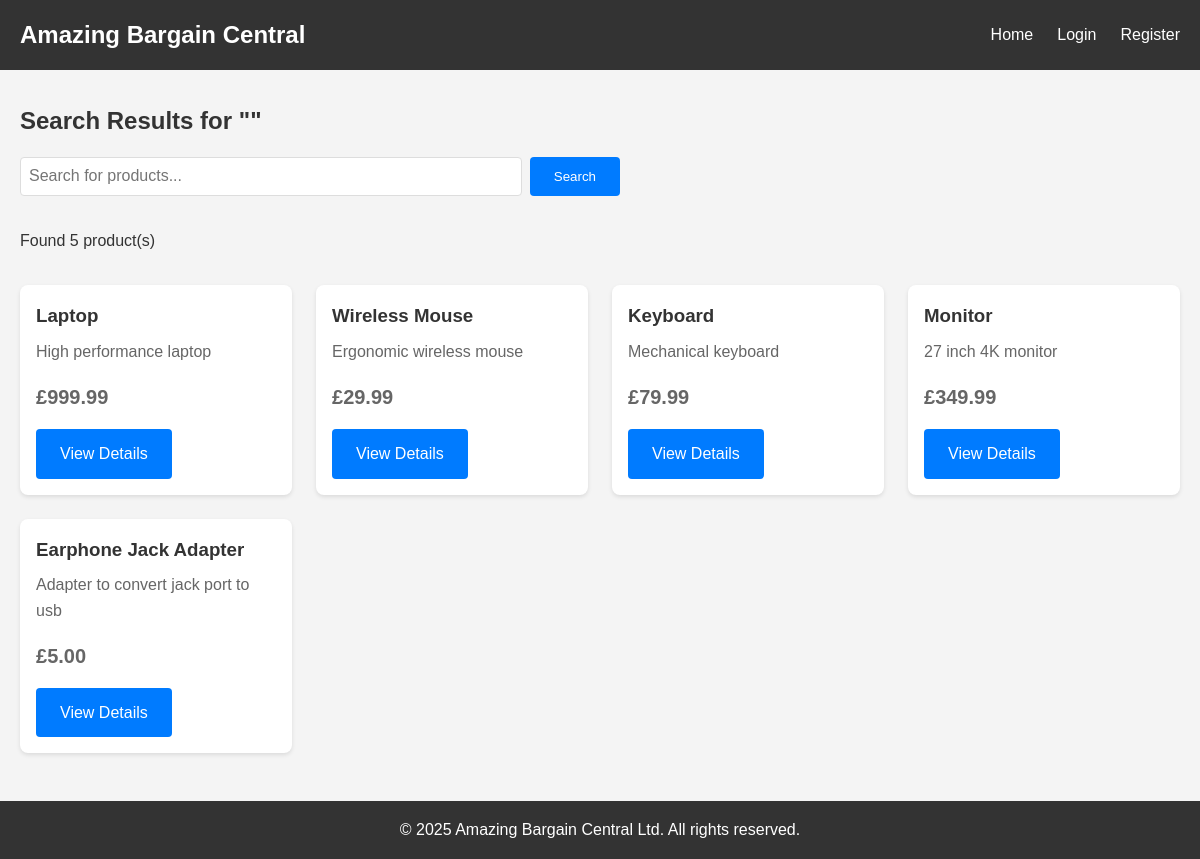
Screenshot of /search with the database file from the repository.
### tables this page shows
CREATE TABLE products (
            id INTEGER PRIMARY KEY AUTOINCREMENT,
            name TEXT NOT NULL,
            description TEXT,
            price REAL NOT NULL,
            seller_id INTEGER,
            image_url TEXT,
            created_at TIMESTAMP DEFAULT CURRENT_TIMESTAMP,
            FOREIGN KEY (seller_id) REFERENCES users (id)
        );

### app.py (the view)
@app.route('/search')
def search():
    query = request.args.get('q', '')
    safe_query = escape(query)
    conn = get_db_connection()
    products = conn.execute('SELECT * FROM products WHERE name LIKE ? OR description LIKE ?',
                           (f'%{query}%', f'%{query}%')).fetchall()
    conn.close()
    if 'user_id' in session:
        log_activity(session['user_id'], 'search', f'Searched for: {safe_query}')
    return render_template('search.html', products=products, query=safe_query)

### app.py (called while the page is built)
@app.after_request
def apply_security_headers(response):
    response.headers['Content-Security-Policy'] = "default-src 'self'; script-src 'self'"
    response.headers['X-Content-Type-Options'] = 'nosniff'
    response.headers['X-Frame-Options'] = 'DENY'
    return response

def get_db_connection():
    conn = sqlite3.connect('ecommerce.db')
    conn.row_factory = sqlite3.Row
    return conn

### templates/search.html (shortened to what this page needs)
{% extends "base.html" %}
{% block content %}
<div style="margin: 2rem 0;">
    <h2>Search Results for "{{ query }}"</h2>
    <form method="GET" action="{{ url_for('search') }}" style="display: flex; gap: 0.5rem; max-width: 600px; margin: 1rem 0;">
        <input type="text" name="q" value="{{ query }}" placeholder="Search for products..." style="flex: 1;">
        <button type="submit">Search</button>
    </form>
</div>
{% if products %}
    <p>Found {{ products|length }} product(s)</p>
    <div class="product-grid">
        {% for product in products %}
        <div class="product-card">
            <h3>{{ product.name }}</h3>
            <p>{{ product.description[:100] }}{% if product.description|length > 100 %}...{% endif %}</p>
            <p class="price">£{{ "%.2f"|format(product.price) }}</p>
            <a href="{{ url_for('product_detail', product_id=product.id) }}" class="btn">View Details</a>
        </div>
        {% endfor %}
    </div>
{% else %}
    <p>No products found matching your search.</p>
    <a href="{{ url_for('index') }}" class="btn">Back to Home</a>
{% endif %}
{% endblock %}

### static/style.css (style rules this page uses)
* { margin: 0; padding: 0; box-sizing: border-box; }
body { font-family: Arial, sans-serif; line-height: 1.6; color: #333; background: #f4f4f4; }
input, textarea, select { width: 100%; padding: 0.5rem; border: 1px solid #ddd; border-radius: 4px; font-size: 1rem; }
button, .btn { background: #007bff; color: #fff; padding: 0.75rem 1.5rem; border: none; border-radius: 4px; cursor: pointer; text-decoration: none; display: inline-block; }
.product-grid { display: grid; grid-template-columns: repeat(auto-fill, minmax(250px, 1fr)); gap: 1.5rem; margin: 2rem 0; }
.product-card { background: #fff; padding: 1rem; border-radius: 8px; box-shadow: 0 2px 4px rgba(0,0,0,0.1); }
.product-card h3 { margin-bottom: 0.5rem; }
.product-card p { color: #666; margin-bottom: 1rem; }
.price { font-size: 1.25rem; font-weight: bold; color: #28a745; }

### rows the page displays
products: name "Laptop", description "High performance laptop", price "999.99"
products: name "Wireless Mouse", description "Ergonomic wireless mouse", price "29.99"
products: name "Keyboard", description "Mechanical keyboard", price "79.99"
products: name "Monitor", description "27 inch 4K monitor", price "349.99"
products: name "Earphone Jack Adapter", description "Adapter to convert jack port to usb", price "5.00"

### other values shown
{{ products|length }} "5"
